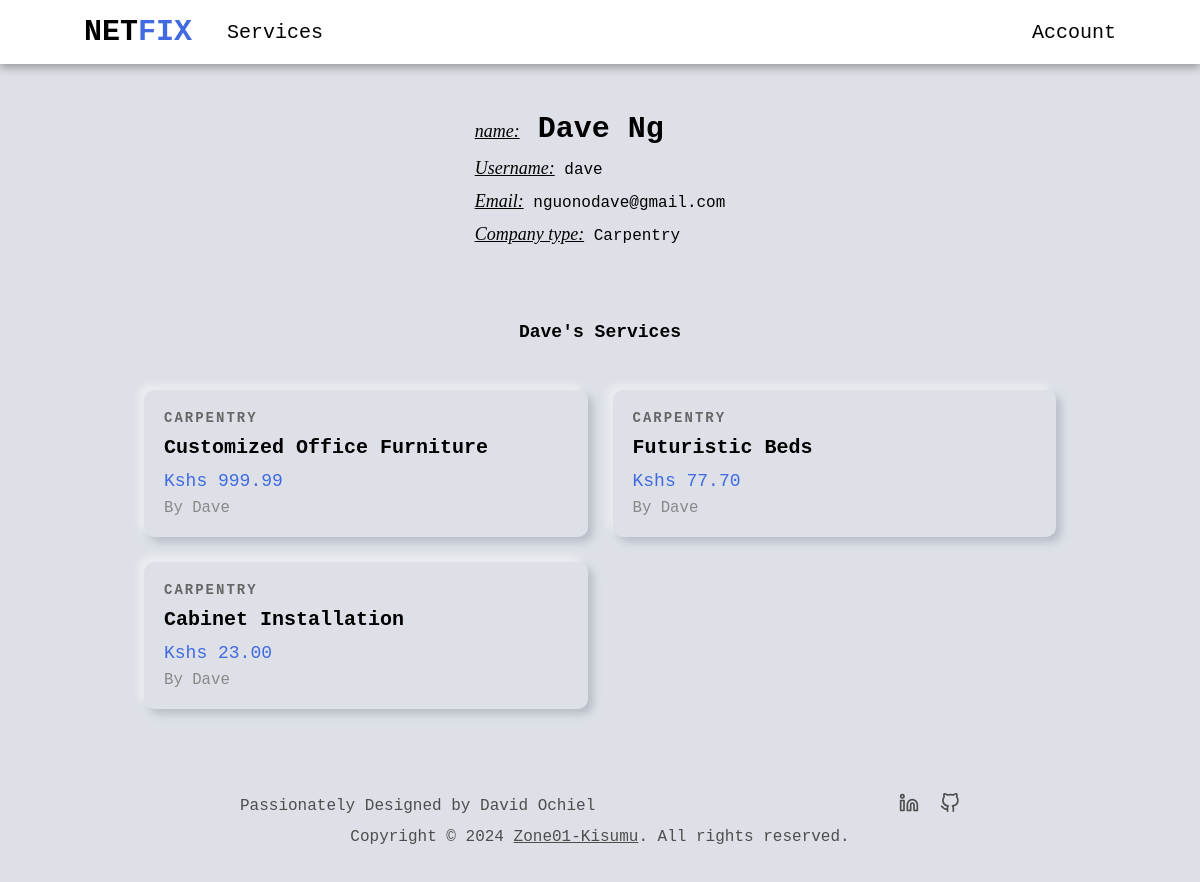
/company/dave/, run on the app's committed database.
### users/models.py (models this page shows, shortened)
class User(AbstractUser):
    is_company = models.BooleanField(default=False)
    is_customer = models.BooleanField(default=False)
    email = models.EmailField(max_length=100, unique=True)
    username = models.CharField(max_length=100, unique=True)
    id = models.UUIDField(default=uuid.uuid4, unique=True, primary_key=True, editable=False) # override the default id field
    USERNAME_FIELD = 'email'
    REQUIRED_FIELDS = ['username']

class Company(models.Model):
    user = models.OneToOneField(User, on_delete=models.CASCADE, primary_key=True)
    choices = (
        ('Air Conditioner', 'Air Conditioner'),
        ('All in One', 'All in One'),
        ('Carpentry', 'Carpentry'),
        ('Electricity', 'Electricity'),
        ('Gardening', 'Gardening'),
        ('Home Machines', 'Home Machines'),
        ('Housekeeping', 'Housekeeping'),
        ('Interior Design', 'Interior Design'),
        ('Locks', 'Locks'),
        ('Painting', 'Painting'),
        ('Plumbing', 'Plumbing'),
        ('Water Heaters', 'Water Heaters'),
    )
    field = models.CharField(max_length=30, blank=False, null=False, default="", choices=choices)
    class Meta:
        verbose_name = 'Company'
        verbose_name_plural = 'Companies'
    def __str__(self):
        return self.user.username

### services/models.py (models this page shows, shortened)
class Service(models.Model):
    company = models.ForeignKey(Company, default="", on_delete=models.CASCADE)
    name = models.CharField(max_length=40)
    description = models.TextField()
    price_hr = models.DecimalField(decimal_places=2, max_digits=5)
    choices = (
        ('Air Conditioner', 'Air Conditioner'),
        ('Carpentry', 'Carpentry'),
        ('Electricity', 'Electricity'),
        ('Gardening', 'Gardening'),
        ('Home Machines', 'Home Machines'),
        ('Housekeeping', 'Housekeeping'),
        ('Interior Design', 'Interior Design'),
        ('Locks', 'Locks'),
        ('Painting', 'Painting'),
        ('Plumbing', 'Plumbing'),
        ('Water Heaters', 'Water Heaters'),
    )
    field = models.CharField(max_length=30, blank=False, null=False, default="", choices=choices)
    date = models.DateTimeField(auto_now=True, null=False)
    id = models.UUIDField(default=uuid.uuid4, unique=True, primary_key=True, editable=False)

### users/views.py (the view)
# urls.py: path('company/<str:username>/', v.company_profile, name='company_profile'),
def company_profile(request, username):
    user = User.objects.get(username=username)
    services = user.company.service_set.all().order_by('-date')
    context = {
        "profile": user,
        'services': services,
    }
    return render(request, "users/profile.html", context)

### users/templates/users/profile.html (shortened to what this page needs)
{% extends 'main/base.html' %}
{% block content %}
<section class="non-hero-container">
    {% if request.user.is_authenticated and user.username == profile.username and user.is_customer %}
    <div class="profile-details-header customer-details-header">
        <div class="header-content">
            <h1 class="full-name">
                <span class="profile-usher">name:</span> <span>{{profile.first_name}}
                </span><span>{{profile.last_name}}</span>
            </h1>
            <p class="username"><span class="profile-usher">Username:</span> {{profile.username}}</p>
            <p class="email"><span class="profile-usher">Email:</span> {{profile.email}}</p>
            <p class="age"><span class="profile-usher">Your age is:</span> {{age}} years old</p>
            <p class="age"><span class="profile-usher">Born on:</span> {{profile.customer.d_o_b}}</p>
        </div>
    </div>
    <div class="services-header  services-header-profile">
        <h1>Previously Requested Services</h1>
    </div>
    {% if requested_services %}
    <div class="services-grid">
        {% for requested_service in requested_services %}
        <a href="{% url 'index' requested_service.service.id %}" class="service-card">
            <div class="card-content">
                <p class="service-category">{{ requested_service.service.field }}</p>
                <h2 class="service-name">{{ requested_service.service }}</h2>
                <p class="service-price"><span>Total incured cost:</span> Kshs {{ requested_service.total_cost }}</p>
                <p class="service-date">requested on <span>{{requested_service.date}}</span></p>
                <p class="service-company">provided by {{requested_service.service.company}}</p>
            </div>
        </a>
        {% endfor %}
    </div>
    {% else %}
    <div class="no-services">
        <p>Seems like your service request adventure hasn't begun yet.</p>
        <a class="btn-link" href="{% url 'service_list' %}">Explore services</a>
    </div>
    {% endif %}
    {% else %}
    <div class="profile-details-header">
        <div class="header-content">
            <h1 class="full-name">
                <span class="profile-usher">name:</span> <span>{{profile.first_name}}
                </span><span>{{profile.last_name}}</span>
            </h1>
            <p class="username"><span class="profile-usher">Username:</span> {{profile.username}}</p>
            <p class="email"><span class="profile-usher">Email:</span> {{profile.email}}</p>
            <p class="field"><span class="profile-usher">Company type:</span> {{profile.company.field}}</p>
        </div>
    </div>
    <div class="services-header services-header-profile">
        <h1>{{profile.first_name}}'s Services</h1>
    </div>
    {% if services %}
    <div class="services-grid">
        {% for service in services %}
        <a href="{% url 'index' service.id %}" class="service-card">
            <div class="card-content">
                <div class="service-category">{{ service.field }}</div>
                <h2 class="service-name">{{ service.name }}</h2>
                <div class="service-price">Kshs {{ service.price_hr }}</div>
                <div class="service-company">by {{service.company}}</div>
            </div>
        </a>
        {% endfor %}
    </div>
    {% endif %}
    {% endif %}
</section>
{% endblock content %}

### static/css/style.css (style rules this page uses)
* { margin: 0; padding: 0; box-sizing: border-box; font-family: 'Courier New', Courier, monospace; }
:root { --nav-height: 8vh; --default-back: #dde1e7; }
a { text-decoration: none; color: black; }
.non-hero-container { padding: 3rem 12%; }
.services-grid { display: grid; grid-template-columns: repeat(auto-fill, minmax(300px, 1fr)); gap: 25px; }
.services-header { display: flex; align-items: center; justify-content: center; flex-direction: column; margin-bottom: 25px; text-transform: capitalize; }
.service-card { border-radius: 10px; box-shadow: -5px -5px 9px rgba(255,255,255,0.45), 5px 5px 9px rgba(94,104,121,0.3); transition: transform 0.3s; cursor: pointer; text-decoration: none; color: black; display: block; }
.card-content { padding: 20px; }
.service-category { font-size: 14px; font-weight: 800; color: #666; margin-bottom: 10px; text-transform: uppercase; letter-spacing: 2px; }
.service-name { font-size: 20px; text-transform: capitalize; font-weight: bold; margin-bottom: 12px; }
.service-price { font-size: 18px; color: royalblue; margin-bottom: 8px; }
.service-company { font-size: 98%; text-transform: capitalize; color: #888; }
.profile-details-header { display: flex; flex-direction: column; justify-content: center; margin-bottom: 30px; padding: 25px 0; position: relative; height: 180px; }
.header-content { display: block; position: absolute; left: 50%; transform: translateX(-50%); height: 100%; }
.profile-details-header .full-name { text-transform: capitalize; font-size: 30px; margin-bottom: 12px; }
.profile-details-header .username, .profile-details-header .email, .profile-details-header .age { font-size: 100%; margin-bottom: 12px; }
.profile-usher { all: initial; font-size: 18px; font-style: italic; text-decoration: underline; }
.services-header-profile { font-size: 12px; margin-bottom: 6vh; }

### data on the page
User: first_name "Dave", last_name "Ng", username "dave", email "nguonodave@gmail.com", company.field "Carpentry"
Service: field "CARPENTRY", name "Customized Office Furniture", price_hr "999.99", company "Dave"
Service: field "CARPENTRY", name "Futuristic Beds", price_hr "77.70", company "Dave"
Service: field "CARPENTRY", name "Cabinet Installation", price_hr "23.00", company "Dave"
